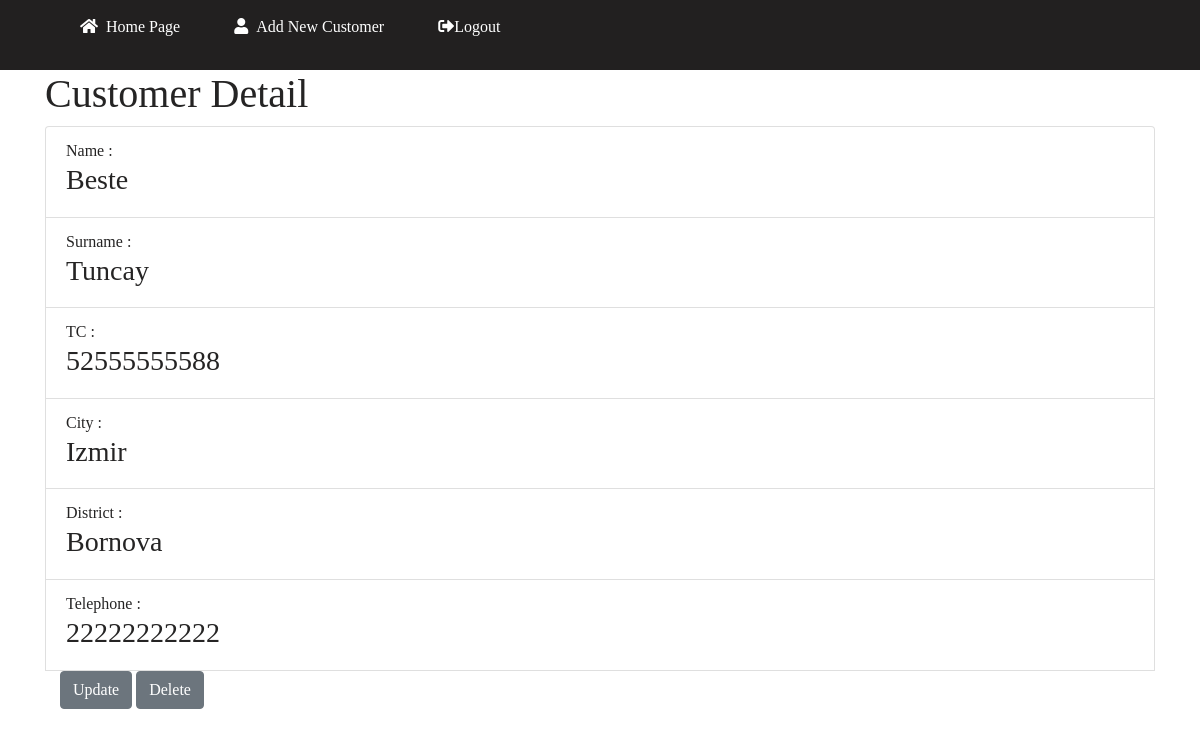
Screenshot of /core/detail/3/ (signed in) with the database file from the repository.
### core/models.py (models this page shows, shortened)
class Customer(models.Model):
    name = models.CharField(max_length=20)
    surname  = models.CharField(max_length=20)
    tc = models.CharField(max_length=11,null=True, unique=True)
    city = models.CharField(max_length=15,null=True)
    district = models.CharField(max_length=15,null=True)
    telephone = models.CharField(max_length=11,null=True,unique=True)
    date= models.DateTimeField(auto_now_add=True)

### core/views.py (the view)
# urls.py: path('detail/<int:pk>/', CustomerDetailView.as_view(), name = "detail"),
class CustomerDetailView(DetailView):
    template_name = 'detail.html'
    model = Customer
    context_object_name = 'Customer'

### templates/detail.html (shortened to what this page needs)
{% extends "base.html" %}
{% block body %}
{% load static %}
<head>
  <link rel="stylesheet" type="text/css" href="{% static 'main.css' %}?{% now 'U'%}">
  <link rel="stylesheet" href="https://maxcdn.bootstrapcdn.com/bootstrap/4.5.2/css/bootstrap.min.css">
  <link rel="stylesheet" href="https://cdnjs.cloudflare.com/ajax/libs/font-awesome/5.15.3/css/all.min.css">
</head>
<body>
  <div class="header">
    <div class="left-header">
      <ul>
        {% if user.is_authenticated %}
        <li class="#"><a href="/"><i class="fa fa-home" aria-hidden="true"></i>Home Page</a></a></li>
        <li class="#"><a href="/create"><i class="fa fa-user" aria-hidden="true"></i>Add New Customer</a></a></li>
        <li class="#"><a href="{% url 'logout' %}"><i class="fas fa-sign-out-alt" aria-hidden="true"></i>Logout</a></a>
        </li>
        {% else %}
        <li><a href="{% url 'login' %}"><i class="fas fa-sign-in-alt " aria-hidden="true"></i>Login</a></li>
        <li><a href="{% url 'register' %}"><i class="fas fa-sign-in-alt " aria-hidden="true"></i>Sign Up</a></li>
        {% endif %}
      </ul>
    </div>
    <div class="container">
      <h1>Customer Detail</h1>
      <ul class="list-group" id="myList">
        {% if user.is_authenticated %}
        <li class="list-group-item">Name :<h3>{{ Customer.name }}</h3>
        </li>
        <li class="list-group-item">Surname :<h3>{{ Customer.surname }}</h3>
        </li>
        <li class="list-group-item">TC :<h3>{{ Customer.tc }}</h3>
        </li>
        <li class="list-group-item">City :<h3>{{ Customer.city }}</h3>
        </li>
        <li class="list-group-item">District :<h3>{{ Customer.district }}</h3>
        </li>
        <li class="list-group-item">Telephone :<h3>{{ Customer.telephone }}</h3>
        </li>
        <div class="container">
          <a href="/core/update/{{ Customer.id}}"><button type="button" class="btn btn-secondary">Update</button>
            <a href="/core/delete/{{ Customer.id}}"><button type="button" class="btn btn-secondary">Delete</button>
        </div>
        {% else %}
        <div class=authorized>
          <li>You do not have the authorized, please login and try again!</li>
        </div>
        {% endif %}
      </ul>
    </div>
    <br>
    <br><br>
</body>
{% endblock %}

### core/static/main.css (style rules this page uses)
.header { font-family: Times New Roman; color: rgb(37, 36, 36); }
.left-header { padding: 15px; background: rgb(34, 32, 32); }
.left-header li { display: inline; width: 150px; margin: 15px; padding: 10px; }
.left-header ul li a { text-decoration: none; color: white; font-size: 16px; }
.container { font-family: Times New Roman; color: rgb(37, 36, 36); }
.left-header .fa { margin-right: 8px; }

### rows the page displays
Customer: name "Beste", surname "Tuncay", tc "52555555588", city "Izmir", district "Bornova", telephone "22222222222"
